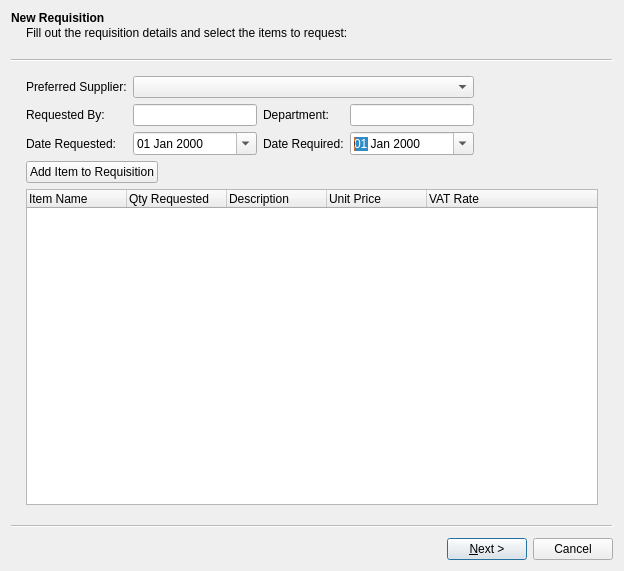
<?xml version="1.0" encoding="UTF-8"?>
<ui version="4.0">
 <class>RequisitionWizard</class>
 <widget class="QWizard" name="RequisitionWizard">
  <property name="geometry">
   <rect>
    <x>0</x>
    <y>0</y>
    <width>624</width>
    <height>571</height>
   </rect>
  </property>
  <property name="windowTitle">
   <string>New Requisition</string>
  </property>
  <property name="options">
   <set>QWizard::NoBackButtonOnStartPage</set>
  </property>
  <widget class="QWizardPage" name="wizardPage1">
   <property name="title">
    <string>New Requisition</string>
   </property>
   <property name="subTitle">
    <string>Fill out the requisition details and select the items to request:</string>
   </property>
   <layout class="QVBoxLayout" name="verticalLayout">
    <item>
     <layout class="QGridLayout" name="gridLayout">
      <item row="0" column="0" colspan="2">
       <widget class="QLabel" name="label">
        <property name="text">
         <string>Preferred Supplier:</string>
        </property>
       </widget>
      </item>
      <item row="1" column="3">
       <widget class="QLabel" name="label_3">
        <property name="text">
         <string>Department:</string>
        </property>
       </widget>
      </item>
      <item row="2" column="3">
       <widget class="QLabel" name="label_5">
        <property name="text">
         <string>Date Required:</string>
        </property>
       </widget>
      </item>
      <item row="2" column="4">
       <widget class="QDateEdit" name="dtpDateRequired">
        <property name="displayFormat">
         <string>dd MMM yyyy</string>
        </property>
        <property name="calendarPopup">
         <bool>true</bool>
        </property>
       </widget>
      </item>
      <item row="1" column="4">
       <widget class="QLineEdit" name="txtDepartment"/>
      </item>
      <item row="2" column="5">
       <spacer name="horizontalSpacer">
        <property name="orientation">
         <enum>Qt::Horizontal</enum>
        </property>
        <property name="sizeHint" stdset="0">
         <size>
          <width>40</width>
          <height>20</height>
         </size>
        </property>
       </spacer>
      </item>
      <item row="0" column="2" colspan="3">
       <widget class="QComboBox" name="cboSupplier"/>
      </item>
      <item row="1" column="2">
       <widget class="QLineEdit" name="txtRequestedBy"/>
      </item>
      <item row="2" column="2">
       <widget class="QDateEdit" name="dtpDateRequested">
        <property name="displayFormat">
         <string>dd MMM yyyy</string>
        </property>
        <property name="calendarPopup">
         <bool>true</bool>
        </property>
       </widget>
      </item>
      <item row="2" column="0" colspan="2">
       <widget class="QLabel" name="label_4">
        <property name="text">
         <string>Date Requested:</string>
        </property>
       </widget>
      </item>
      <item row="1" column="0" colspan="2">
       <widget class="QLabel" name="label_2">
        <property name="text">
         <string>Requested By:</string>
        </property>
       </widget>
      </item>
     </layout>
    </item>
    <item>
     <layout class="QHBoxLayout" name="horizontalLayout_2">
      <item>
       <widget class="QPushButton" name="cmdAddItemToRequisition">
        <property name="text">
         <string>Add Item to Requisition</string>
        </property>
       </widget>
      </item>
      <item>
       <spacer name="horizontalSpacer_4">
        <property name="orientation">
         <enum>Qt::Horizontal</enum>
        </property>
        <property name="sizeHint" stdset="0">
         <size>
          <width>40</width>
          <height>20</height>
         </size>
        </property>
       </spacer>
      </item>
     </layout>
    </item>
    <item>
     <widget class="QTreeWidget" name="lstRequisition">
      <property name="alternatingRowColors">
       <bool>true</bool>
      </property>
      <column>
       <property name="text">
        <string>Item Name</string>
       </property>
      </column>
      <column>
       <property name="text">
        <string>Qty Requested</string>
       </property>
      </column>
      <column>
       <property name="text">
        <string>Description</string>
       </property>
      </column>
      <column>
       <property name="text">
        <string>Unit Price</string>
       </property>
      </column>
      <column>
       <property name="text">
        <string>VAT Rate</string>
       </property>
      </column>
     </widget>
    </item>
   </layout>
  </widget>
  <widget class="QWizardPage" name="wizardPage2">
   <property name="title">
    <string>New Requisition</string>
   </property>
   <property name="subTitle">
    <string>Confirm the requisition details, then click on finish.</string>
   </property>
   <layout class="QVBoxLayout" name="verticalLayout_2">
    <item>
     <spacer name="verticalSpacer">
      <property name="orientation">
       <enum>Qt::Vertical</enum>
      </property>
      <property name="sizeHint" stdset="0">
       <size>
        <width>20</width>
        <height>40</height>
       </size>
      </property>
     </spacer>
    </item>
    <item>
     <layout class="QHBoxLayout" name="horizontalLayout">
      <item>
       <spacer name="horizontalSpacer_3">
        <property name="orientation">
         <enum>Qt::Horizontal</enum>
        </property>
        <property name="sizeHint" stdset="0">
         <size>
          <width>40</width>
          <height>20</height>
         </size>
        </property>
       </spacer>
      </item>
      <item>
       <widget class="QCommandLinkButton" name="cmdFinish">
        <property name="text">
         <string>Finish</string>
        </property>
        <property name="description">
         <string>Save the requisition</string>
        </property>
       </widget>
      </item>
      <item>
       <spacer name="horizontalSpacer_2">
        <property name="orientation">
         <enum>Qt::Horizontal</enum>
        </property>
        <property name="sizeHint" stdset="0">
         <size>
          <width>40</width>
          <height>20</height>
         </size>
        </property>
       </spacer>
      </item>
     </layout>
    </item>
    <item>
     <spacer name="verticalSpacer_2">
      <property name="orientation">
       <enum>Qt::Vertical</enum>
      </property>
      <property name="sizeHint" stdset="0">
       <size>
        <width>20</width>
        <height>40</height>
       </size>
      </property>
     </spacer>
    </item>
   </layout>
  </widget>
 </widget>
 <resources/>
 <connections/>
</ui>
